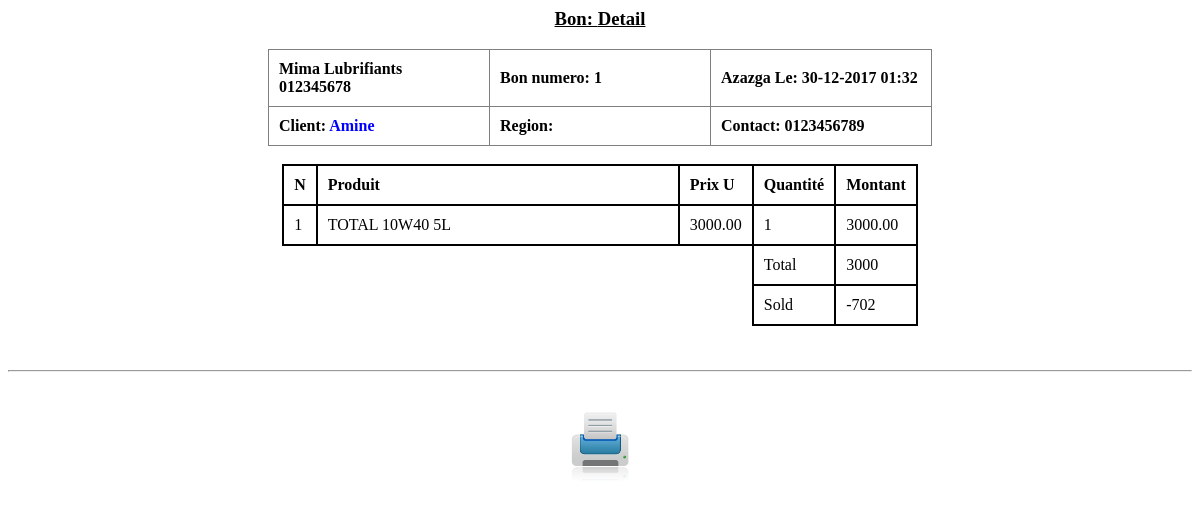
/orderinfos.php?id=1, run on the app's committed database.
### tables this page shows
CREATE TABLE `orders` (
  `id` int(11) NOT NULL AUTO_INCREMENT,
  `operation_type` text NOT NULL,
  `contact_id` int(11) NOT NULL,
  `contact_name` text NOT NULL,
  `price` float(15,2) NOT NULL,
  `pricea` float(15,2) NOT NULL,
  `b` float(15,2) NOT NULL,
  `time` int(11) NOT NULL,
  `last_modified` int(11) NOT NULL,
  `status` text NOT NULL,
  PRIMARY KEY (`id`)
);

CREATE TABLE `contacts` (
  `id` int(11) NOT NULL AUTO_INCREMENT,
  `name` text NOT NULL,
  `contact` text NOT NULL,
  `com` text NOT NULL,
  PRIMARY KEY (`id`)
);

CREATE TABLE `articles` (
  `id` int(11) NOT NULL AUTO_INCREMENT,
  `order_id` int(11) NOT NULL,
  `contact_id` int(11) NOT NULL,
  `contact_name` text NOT NULL,
  `product_id` int(11) NOT NULL,
  `product_name` text NOT NULL,
  `operation_type` text NOT NULL,
  `uprice` decimal(15,2) NOT NULL,
  `price` decimal(15,2) NOT NULL,
  `q` int(11) DEFAULT NULL,
  `b` decimal(15,2) NOT NULL,
  `time` int(11) NOT NULL,
  PRIMARY KEY (`id`)
);

### orderinfos.php (the view, shortened to what this page needs)
<html><head>
<link href="css/style3.css" type="text/css" rel="stylesheet"/>
</head><body><div align="center" id="toprint">
<?php
include_once ('database_connection.php');
if(isset($_GET['id']) AND $_GET['id']>0) {
	$orderid=$_GET['id'];
	$query1="select * from orders WHERE id='$orderid'";
	$result1 = mysqli_query($dbc,$query1);
	if($result1){
		if(mysqli_affected_rows($dbc)!=0){
			$row1 = mysqli_fetch_array($result1,MYSQLI_ASSOC);
		    		$contact_id=$row1['contact_id'];
		    		$time=$row1['time'];
		    		$operationtype=$row1['operation_type'];
		    		$query2="select * from contacts WHERE id='$contact_id'";
					$result2 = mysqli_query($dbc,$query2);
					if($result2){
		    		if(mysqli_affected_rows($dbc)!=0){
		    			$row2 = mysqli_fetch_array($result2,MYSQLI_ASSOC);
		    			$contactid=$row2['id'];
		    			$contactname=$row2['name'];
		    			$contact=$row2['contact'];
		    			$contactcom=$row2['com'];
		    		}else{
		    			$contactname="Profil supprim&eacute;";
		    			$contact='';
		    		}}else{
		    			$contactname="Profil supprim&eacute;";
		    			$contact='';
		    		} }else{ die("Numero de commande erroné");}
	?><div id="fiche">
	<div align="center">
		<?php
		echo "<div id='toremove1'><h3><u> Bon: $operationtype</u></h3></div>";?>
	<table id="topinfos" border="1"><tr><td>Mima Lubrifiants<br>012345678</td><td>Bon numero:
	<?php echo "$orderid</td>";
	 echo '<td>Azazga Le: '. date("d-m-Y h:i",$time).'';
	echo "</td></tr><tr><td width='200' >Client: <a href='contactinfos.php?id=$contactid'>$contactname </a></td>
	<td width='200'>Region: $contactcom</td><td width='200'>Contact: $contact</td></tr></table>";
	?>
		    		<br><table id="articlestable" ><tr id="tablemenu">
		    		<td>N </td><td style='width:340px;'>Produit</td><td>Prix U</td><td>Quantit&eacute;</td><td>Montant</td></tr>
		    		<?php
		    		$query5="select * from articles WHERE order_id='$orderid'";
					$result5 = mysqli_query($dbc,$query5);
					$totalorder=0;
					if($result5){
		    		if(mysqli_affected_rows($dbc)!=0){
$i=1;
		    	while($row5 = mysqli_fetch_array($result5,MYSQLI_ASSOC)){
		    		$product_name=$row5['product_name'];
		    		$q=$row5['q'];
		    		$uprice=$row5['uprice'];
		    		$price=$row5['price'];
echo "<tr><td>". $i ."</td><td>". $product_name ."</td><td>". $uprice ."</td>
<td>". $q ."</td><td>". $price ."</td></tr>";
		$totalorder+=$price;
		$i++;
}}}
echo "<tr><td style='border:0px;'></td><td style='border:0px;'></td><td style='border:0px;'></td><td>Total</td><td>$totalorder</td></tr>";
		if(mysqli_affected_rows($dbc)==0){
$query7="select sum(valeur) from versements WHERE contact_id='$contactid' AND operation_type!='Achat' AND status!=0";
		$result7 = mysqli_query($dbc,$query7);
		$sold=0;
		    	while($row7 = mysqli_fetch_array($result7,MYSQLI_ASSOC)){
		    		$sold+=$row7['sum(valeur)'];
		    		}
$query7="select sum(valeur) from versements WHERE contact_id='$contactid' AND operation_type='Achat' AND status!=0";
		$result7 = mysqli_query($dbc,$query7);
		    	while($row7 = mysqli_fetch_array($result7,MYSQLI_ASSOC)){
		    		$sold+=$row7['sum(valeur)'];
		    		}
$query7="select sum(price) from orders WHERE contact_id='$contactid' AND operation_type!='Achat' AND status!=0";
		$result7 = mysqli_query($dbc,$query7);
		    	while($row7 = mysqli_fetch_array($result7,MYSQLI_ASSOC)){
		    		$sold+=$row7['sum(price)'];
		    		}
$query7="select sum(price) from orders WHERE contact_id='$contactid' AND operation_type='Achat' AND status!=0";
		$result7 = mysqli_query($dbc,$query7);
		    	while($row7 = mysqli_fetch_array($result7,MYSQLI_ASSOC)){
		    		$sold+=$row7['sum(price)'];
		    		}
echo "<tr><td style='border:0px;'></td><td style='border:0px;'></td><td style='border:0px;'></td>
<td>Sold</td><td>$sold</td></tr>";
}
echo "</table></div><div class='pagebreak' style='page-break-before: always;'></div></div>";
echo "<br><br><hr><table>";
echo "
<td style='padding:30px;'><a href='#' onclick='printdiv()'><img src='img/print.png' width='70'></a></td><td style='padding:30px;display:none;'><img src='img/excel.png' width='70'></td></tr></table>";
}}
?>
</div>
</body></html>

### css/style3.css (style rules this page uses)
a { text-decoration:none; color:blue; }
#topinfos { border-collapse:collapse; }
#topinfos td { padding:10px; font-weight: bold; }
#articlestable { border-collapse:collapse; }
#tablemenu td { font-weight: bold; padding:10px; }
#articlestable td { border:2px solid black; padding:10px; }

### data on the page
orders: operation_type "Detail", time "30-12-2017 01:32"
contacts: name "Amine", contact "0123456789"
articles: product_name "TOTAL 10W40 5L", uprice "3000.00", q "1", price "3000.00"

### other printed values
$orderid "1"
$totalorder "3000"
$sold "-702"
